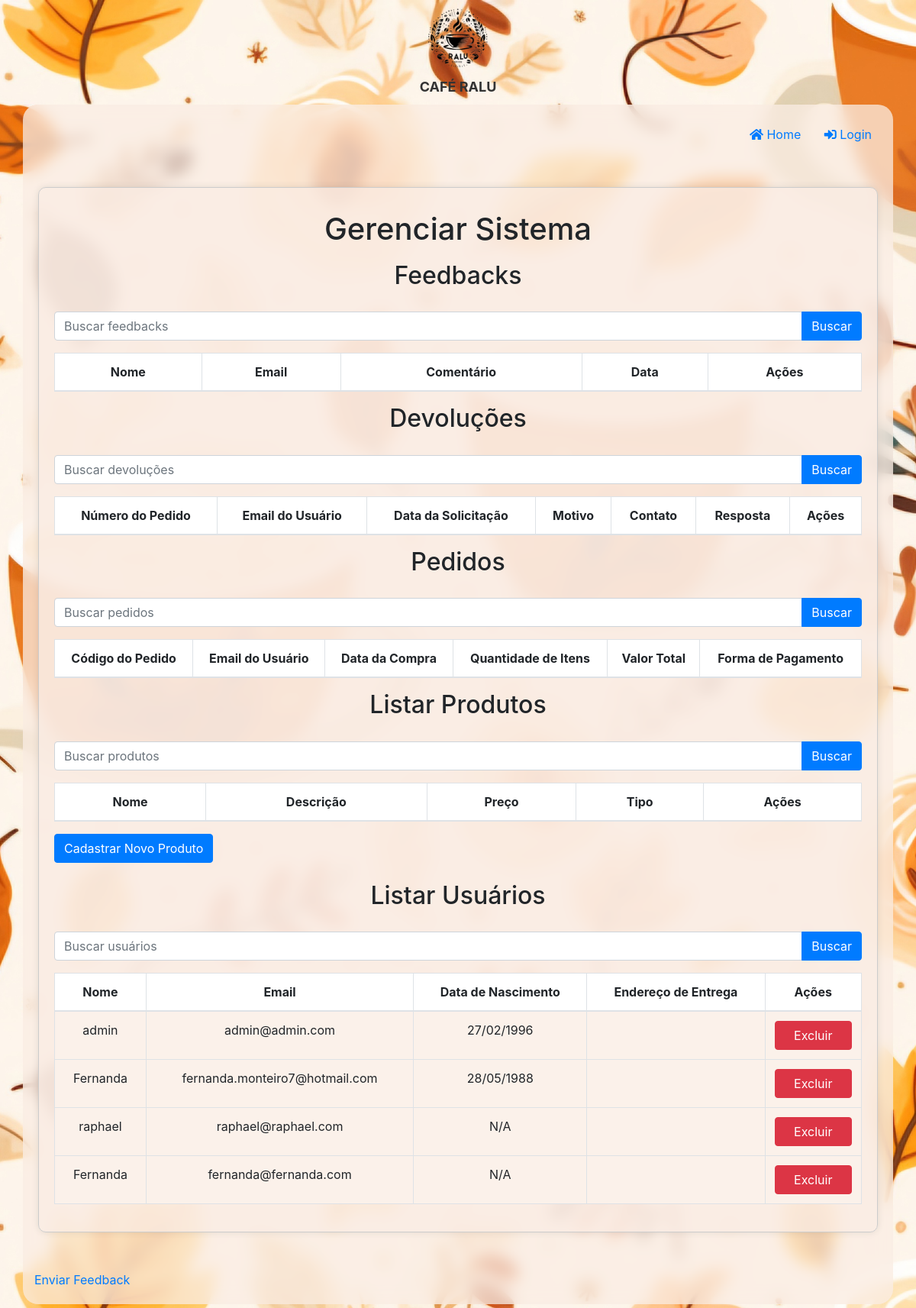
Page /listar_usuarios on the committed database.
### models.py (models this page shows)
class Usuario(Base):
    __tablename__ = 'usuarios'
    email = Column(String, primary_key=True)
    nome = Column(String)
    senha = Column(String)
    codigo_recuperacao = Column(String)
    data_nascimento = Column(Date)
    enderecos = relationship('Endereco', back_populates='usuario')
    cartoes_credito = relationship('CartaoCredito', back_populates='usuario')
    compras = relationship('Compra', back_populates='usuario')

### app.py (the view)
@app.route('/listar_usuarios', methods=['GET'])
def listar_usuarios():
    search = request.args.get('search', '')
    usuarios = db_session.query(Usuario).filter(Usuario.nome.contains(search) | Usuario.email.contains(search)).all()
    return render_template('gerenciar_sistema.html', usuarios=usuarios)

### templates/gerenciar_sistema.html (shortened to what this page needs)
{% extends "base.html" %}
{% block content %}
<div class="centered-form">
<h1>Gerenciar Sistema</h1>
 <h2>Feedbacks</h2>
<form method="GET" action="{{ url_for('gerenciar_sistema') }}">
    <div class="input-group mb-3">
        <input type="text" class="form-control" name="search_feedback" placeholder="Buscar feedbacks" value="{{ request.args.get('search_feedback', '') }}">
        <div class="input-group-append">
            <button class="btn btn-primary" type="submit">Buscar</button>
        </div>
    </div>
</form>
<div class="table-responsive">
    <table class="table">
        <thead>
            <tr>
                <th>Nome</th>
                <th>Email</th>
                <th>Comentário</th>
                <th>Data</th>
                <th>Ações</th>
            </tr>
        </thead>
    </table>
</div>
<h2>Devoluções</h2>
<form method="GET" action="{{ url_for('gerenciar_sistema') }}">
    <div class="input-group mb-3">
        <input type="text" class="form-control" name="search_devolucao" placeholder="Buscar devoluções" value="{{ request.args.get('search_devolucao', '') }}">
        <div class="input-group-append">
            <button class="btn btn-primary" type="submit">Buscar</button>
        </div>
    </div>
</form>
<div class="table-responsive">
    <table class="table">
        <thead>
            <tr>
                <th>Número do Pedido</th>
                <th>Email do Usuário</th>
                <th>Data da Solicitação</th>
                <th>Motivo</th>
                <th>Contato</th>
                <th>Resposta</th>
                <th>Ações</th>
            </tr>
        </thead>
    </table>
</div>
<h2>Pedidos</h2>
<form method="GET" action="{{ url_for('gerenciar_sistema') }}">
    <div class="input-group mb-3">
        <input type="text" class="form-control" name="search_pedido" placeholder="Buscar pedidos" value="{{ request.args.get('search_pedido', '') }}">
        <div class="input-group-append">
            <button class="btn btn-primary" type="submit">Buscar</button>
        </div>
    </div>
</form>
<div class="table-responsive">
    <table class="table">
        <thead>
            <tr>
                <th>Código do Pedido</th>
                <th>Email do Usuário</th>
                <th>Data da Compra</th>
                <th>Quantidade de Itens</th>
                <th>Valor Total</th>
                <th>Forma de Pagamento</th>
            </tr>
        </thead>
    </table>
</div>
<h2>Listar Produtos</h2>
<form method="GET" action="{{ url_for('gerenciar_sistema') }}">
    <div class="input-group mb-3">
        <input type="text" class="form-control" name="search_produto" placeholder="Buscar produtos" value="{{ request.args.get('search_produto', '') }}">
        <div class="input-group-append">
            <button class="btn btn-primary" type="submit">Buscar</button>
        </div>
    </div>
</form>
<div class="table-responsive">
    <table class="table">
        <thead>
            <tr>
                <th>Nome</th>
                <th>Descrição</th>
                <th>Preço</th>
                <th>Tipo</th>
                <th>Ações</th>
            </tr>
        </thead>
    </table>
</div>
<a href="{{ url_for('cadastrar_produto') }}" class="btn btn-primary mb-4">Cadastrar Novo Produto</a>
<h2>Listar Usuários</h2>
<form method="GET" action="{{ url_for('gerenciar_sistema') }}">
    <div class="input-group mb-3">
        <input type="text" class="form-control" name="search_usuario" placeholder="Buscar usuários" value="{{ request.args.get('search_usuario', '') }}">
        <div class="input-group-append">
            <button class="btn btn-primary" type="submit">Buscar</button>
        </div>
    </div>
</form>
<div class="table-responsive">
    <table class="table">
        <thead>
            <tr>
                <th>Nome</th>
                <th>Email</th>
                <th>Data de Nascimento</th>
                <th>Endereço de Entrega</th>
                <th>Ações</th>
            </tr>
        </thead>
        <tbody>
            {% for usuario in usuarios %}
            <tr>
                <td>{{ usuario.nome }}</td>
                <td>{{ usuario.email }}</td>
                <td>{{ usuario.data_nascimento.strftime('%d/%m/%Y') if usuario.data_nascimento else 'N/A' }}</td>
                <td>{{ usuario.endereco_entrega }}</td>
                <td class="text-center">
                    <button class="btn btn-danger w-100" onclick="excluirUsuario('{{ usuario.email }}')">Excluir</button>
                </td>
            </tr>
            {% endfor %}
        </tbody>
    </table>
</div>
</div>
{% endblock %}

### static/css/styles.css (style rules this page uses)
body { font-family: Arial, sans-serif; margin: 0; padding: 0; background-image: url('/static/fundo.jpg'); background-size: cover; background-repeat: no-repeat; background-position: center center; background-attachment: fixed; font-size: 18px; }
h1, h2 { text-align: center; font-weight: bold; }
h1 { padding-top: 10px; padding-bottom: 10px; }
h2 { padding-bottom: 20px; }
.btn { display: inline-block; padding: 10px 15px; font-size: 16px; font-weight: bold; text-align: center; text-decoration: none; border-radius: 4px; transition: background-color 0.3s; }
.btn-primary { color: #fff; background-color: #007bff; border-color: #007bff; }
.btn-danger { color: #fff; background-color: #dc3545; border-color: #dc3545; }
.text-center { text-align: center; }
.centered-form { max-width: 1100px; margin: 50px auto; padding: 20px; border: 1px solid #ccc; border-radius: 10px; box-shadow: 0 0 10px rgba(0, 0, 0, 0.1); background-color: rgb(250,236,227,0.75); }
.table { width: 100%; margin-bottom: 10px; border-collapse: collapse; background-color: white }
.table-responsive { max-height: 400px; overflow-y: auto; position: relative; ; }
.table-responsive thead th { position: sticky; top: 0; background-color: #fff; z-index: 1; }
thead { background-color: #d1d1d1; text-align: center; }
tbody { background-color: rgb(250,236,227,0.75); text-align: center; }
th, td { padding: 0.75rem; vertical-align: center; border-top: 1px solid #dee2e6; padding: 10px; border: 1px solid #dee2e6; text-align: center; }

### rows in the picture
Usuario: nome "admin", email "admin@admin.com", data_nascimento "27/02/1996"
Usuario: nome "Fernanda", email "fernanda.monteiro7@hotmail.com", data_nascimento "28/05/1988"
Usuario: nome "raphael", email "raphael@raphael.com", data_nascimento "N/A"
Usuario: nome "Fernanda", email "fernanda@fernanda.com", data_nascimento "N/A"
